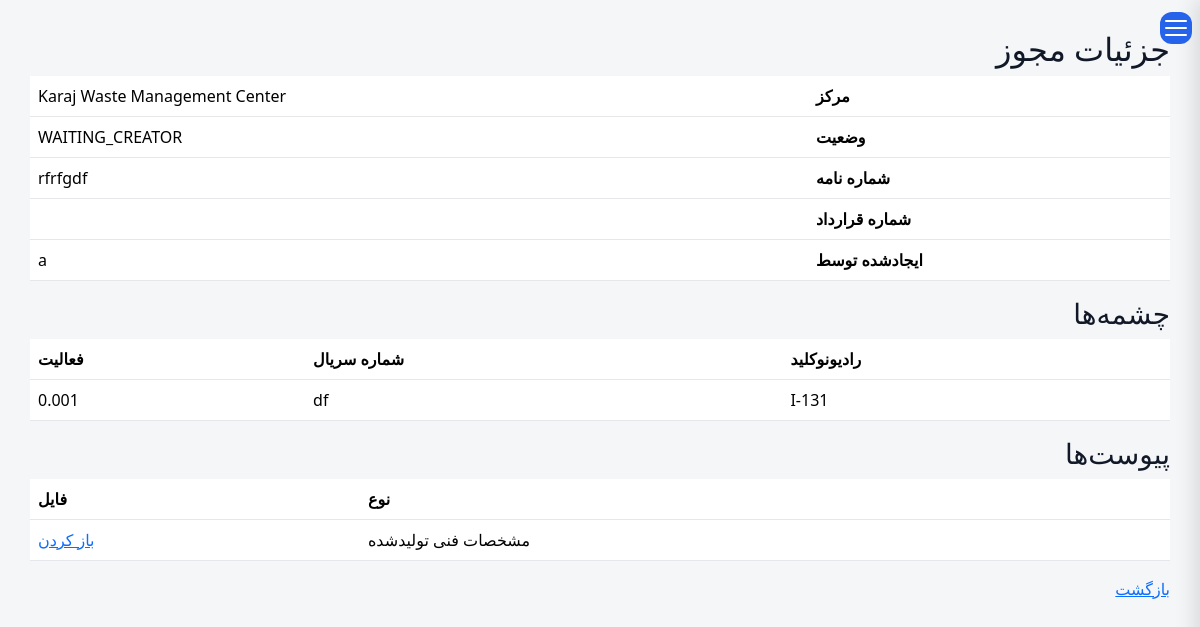
The app's page /operations/26/ (signed in), older data.
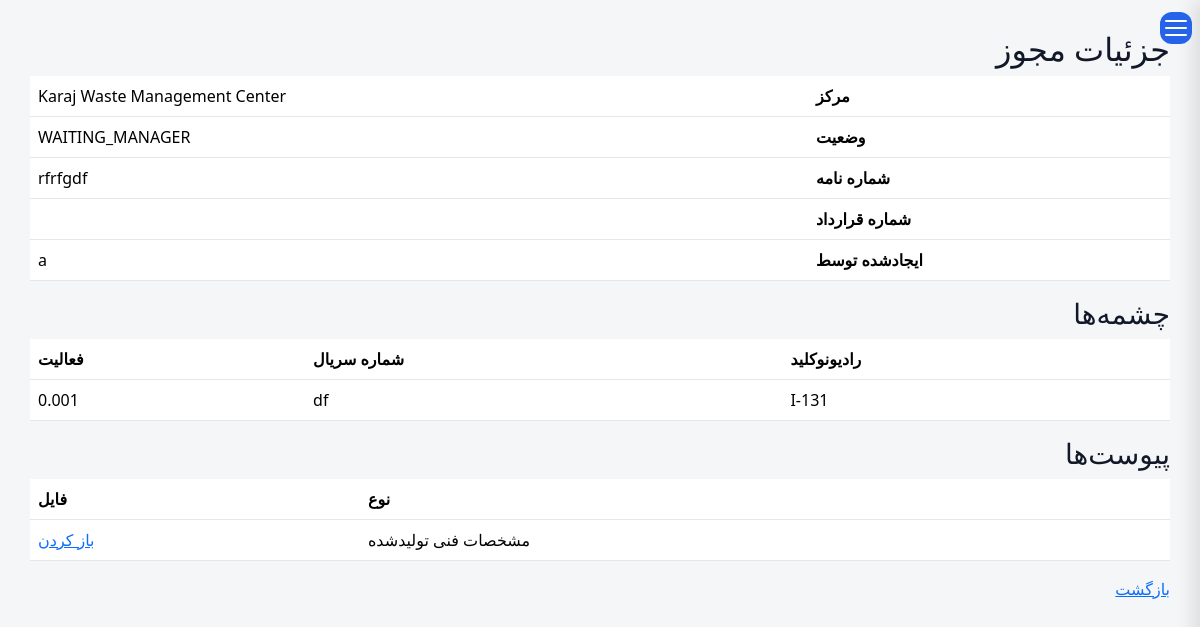
The same page, newer data.
### operations/models.py (models this page shows, shortened)
class LicenseRequest(models.Model):
    facility = models.ForeignKey(
        FacilityModel,
        on_delete=models.PROTECT,
        related_name="license_requests",
    )
    letter_number = models.CharField(_("Letter Number"),
        max_length=100,
        blank=True,
        null=True,
    )
    letter_date = models.DateField(_("Letter Date"),
        blank=True,
        null=True,
    )
    status = models.CharField( _("Status"),
        max_length=20,
        choices=LicenseStatus.choices,
        default=LicenseStatus.DRAFT,
    )
    status_date = models.DateTimeField( _("Status Date"),
        null=True,
        blank=True,
    )
    specification_completed = models.BooleanField(_("Specification Completed"),default=False,)
    description = models.TextField(
        _("Description"),
        blank=True,)
    created_by = models.ForeignKey(
        settings.AUTH_USER_MODEL,
        verbose_name=_("Created By"),
        on_delete=models.PROTECT,
    )
    created_at = models.DateTimeField( _("Created At"),
        auto_now_add=True,
    )
    updated_at = models.DateTimeField( _("Updated At"),
        auto_now=True,
    )
    history = HistoricalRecords()
    class Meta:
        ordering = ["-created_at"]
        verbose_name = _("License Request")
        verbose_name_plural = _("License Requests")

### facilities/models.py (models this page shows, shortened)
class FacilityModel(models.Model):
    name = models.CharField(
        _("Facility Name"),
        max_length=255, blank=True,null=True
    )
    responsible_person = models.CharField(
        _("Responsible Person"),
        max_length=150, blank=True,null=True
    )
    telephone = models.CharField(
        _("Telephone"),
        max_length=50, blank=True,null=True
    )
    email = models.EmailField(
        _("Email"),
        blank=True,null=True
    )
    address1 = models.CharField(
        _("Address Line 1"),
        max_length=255, blank=True,null=True
    )
    address2 = models.CharField(
        _("Address Line 2"),
        max_length=255,
         blank=True,null=True
    )
    postal_code = models.CharField(
        _("Postal Code"),
        max_length=20,
         blank=True,null=True
    )
    national_id = models.CharField(
        _("National ID"),
        max_length=50,
         blank=True,null=True
    )
    economic_code = models.CharField(
        _("Economic Code"),
        max_length=50,
         blank=True,null=True
    )
    created_at = models.DateTimeField(
        _("Created At"),
        auto_now_add=True
    )
    updated_at = models.DateTimeField(
        _("Updated At"),
        auto_now=True
    )
    class Meta:
        ordering = ["name"]
        verbose_name = _("Facility")
        verbose_name_plural = _("Facilities")
        constraints = [
            models.UniqueConstraint(
                fields=["national_id"],
                name="unique_facility_national_id",
                condition=models.Q(national_id__isnull=False),
            ),
            models.UniqueConstraint(
                fields=["postal_code"],
                name="unique_facility_postal_code",
                condition=models.Q(postal_code__isnull=False),
            ),
            models.UniqueConstraint(
                fields=["economic_code"],
                name="unique_facility_economic_code",
                condition=models.Q(economic_code__isnull=False),
            ),
        ]

### operations/views.py (the view)
def license_detail(request, pk):
    license_request = get_object_or_404(
        LicenseRequest.objects
        .select_related(
            "facility",
            "created_by",
        )
        .prefetch_related(
                "attachments",
                "sources__nuclide",
                "sources__source_dsrs",
            ),
        pk=pk,
    )
    context = {
        "license": license_request,
    }
    return render(
        request,
        "operations/license_detail.html",
        context,
    )

### reference/models.py (called while the page is built)
    def __str__(self):
        return self.name

### templates/operations/license_detail.html (shortened to what this page needs)
{% extends "base.html" %}
{% load i18n %}
{% block content %}
<h2>
    {% trans "License Details" %}
</h2>
<table class="table">
<tr>
    <th>
        {% trans "Facility" %}
    </th>
    <td>
        {{ license.facility.name }}
    </td>
</tr>
<tr>
    <th>
        {% trans "Status" %}
    </th>
    <td>
        {{ license.status }}
    </td>
</tr>
<tr>
    <th>
        {% trans "Letter Number" %}
    </th>
    <td>
        {{ license.letter_number }}
    </td>
</tr>
<tr>
    <th>
        {% trans "Contract Number" %}
    </th>
    <td>
    </td>
</tr>
<tr>
    <th>
        {% trans "Created By" %}
    </th>
    <td>
        {{ license.created_by }}
    </td>
</tr>
</table>
<h3>
{% trans "Sources" %}
</h3>
<table class="table">
<tr>
<th>
{% trans "Nuclide" %}
</th>
<th>
{% trans "Serial Number" %}
</th>
<th>
{% trans "Activity" %}
</th>
</tr>
{% for source in license.sources.all %}
<tr>
<td>
{{ source.nuclide }}
</td>
<td>
{{ source.serial_number }}
</td>
<td>
{{ source.activity }}
</td>
</tr>
{% empty %}
<tr>
<td colspan="3">
{% trans "No sources added." %}
</td>
</tr>
{% endfor %}
</table>
<h3>
{% trans "Attachments" %}
</h3>
<table class="table">
<thead>
<tr>
<th>{% trans "Type" %}</th>
<th>{% trans "File" %}</th>
</tr>
</thead>
<tbody>
{% for attachment in license.attachments.all %}
<tr>
<td>
{{ attachment.get_attachment_type_display }}
</td>
<td>
<a href="{{ attachment.file.url }}" target="_blank">
{% trans "Open" %}
</a>
</td>
</tr>
{% empty %}
<tr>
<td colspan="2">
{% trans "No attachments." %}
</td>
</tr>
{% endfor %}
</tbody>
</table>
<a href="{% url 'license_list' %}">
{% trans "Back" %}
</a>
{% endblock %}

Row changes from the older to the newer data that the page shows:
changed LicenseRequest "rfrfgdf": status "WAITING_CREATOR" → "WAITING_MANAGER"
